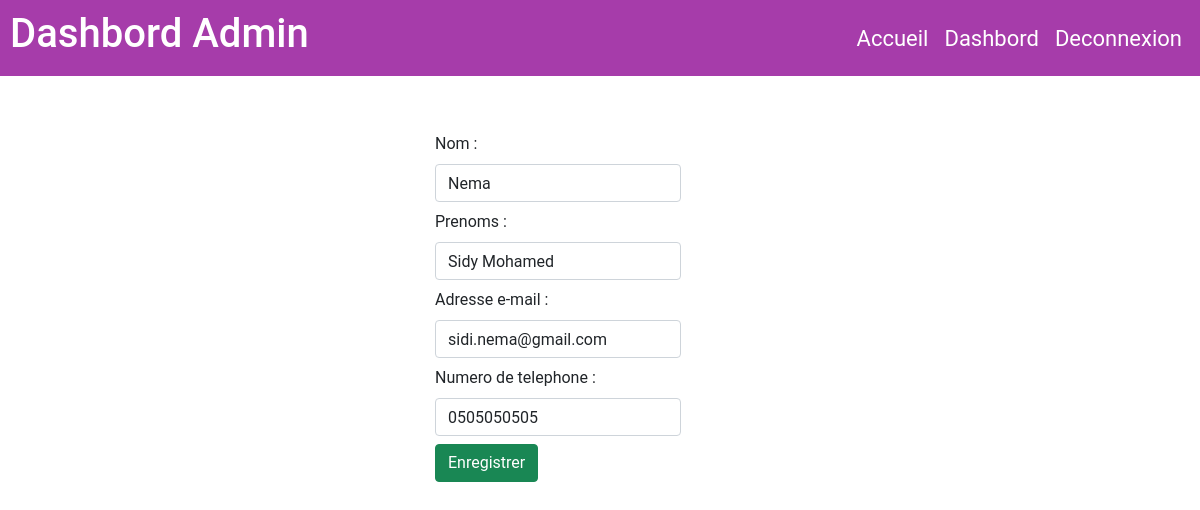
The page /updateStudent.php?id=4 on the database its author committed.
### tables this page shows
CREATE TABLE `apprenant` (
  `id_apprenant` int(11) NOT NULL,
  `nom_apprenant` varchar(250) DEFAULT NULL,
  `prenom_apprenant` varchar(250) DEFAULT NULL,
  `email_apprenant` varchar(250) DEFAULT NULL,
  `pass_apprenant` varchar(250) DEFAULT NULL,
  `contact_apprenant` varchar(250) DEFAULT NULL
);

### updateStudent.php (the view, shortened to what this page needs)
<?php
require_once('model/database.php');
    if (!empty($_GET['id'])) {
        $id = htmlspecialchars($_GET['id']);
    }
    $valeur_actuelle = $bdd->prepare('SELECT * FROM apprenant WHERE id_apprenant=?');
    $valeur_actuelle->execute(array($id));
    $info_app = $valeur_actuelle->fetch();
?>
<!DOCTYPE html>
<html lang="en">
<head>
    <link rel="stylesheet" href="./Assets/Css/myStyle.css">
     <link rel="stylesheet" href="./Assets/bootstrap/bootstrap.css">
    <link rel="stylesheet" href="./Assets/bootstrap/bootstrap-grid.css">
    <link rel="stylesheet" href="./Assets/bootstrap/bootstrap-reboot.min.css">
    <link href="https://cdn.jsdelivr.net/npm/bootstrap@5.1.2/dist/css/bootstrap.min.css" rel="stylesheet"
>
</head>
<body>
<?php include('views/header.php') ?>
    <div class="container row">
        <div class="col-sm-">
            <div class="disp-flex mt-5 flex-column align-items-center">
            <form action="" method="POST">
                <div class="m-2 form-group">
                    <label for="nom">Nom :</label>
                    <input type="text" name="nom" id="nom" class="form-control" value="<?php echo $info_app['nom_apprenant']?>">
                </div>
                <div class="m-2 form-group">
                    <label for="prenom">Prenoms :</label>
                    <input type="text" name="prenoms" id="prenom" class="form-control" value="<?php echo $info_app['prenom_apprenant']?>">
                </div>
                <div class="m-2 form-group">
                    <label for="mail">Adresse e-mail :</label>
                    <input type="email" name="email" id="mail" class="form-control" value="<?php echo $info_app['email_apprenant']?>">
                </div>
                <div class="m-2 form-group">
                    <label for="tel">Numero de telephone :</label>
                    <input type="tel" name="contact" id="tel" class="form-control" value="<?php echo $info_app['contact_apprenant']?>">
                </div>
                <div class="m-2 form-group">
                    <input type="submit" name="update" value="Enregistrer" class="btn btn-success">
                </div>
            </form>
            </div>
        </div>
    </div>
</body>
</html>

### assets/style/myStyle.css (style rules this page uses)
* { margin: 0px; padding: 0; font-family: 'Roboto', sans-serif; text-decoration: none; }
body { background-color: #ffffff; }
.disp-flex { display: flex; }
.align-items-center { align-items: center; }

### rows shown on the page
apprenant: nom "Nema", prenoms "Sidy Mohamed", email "sidi.nema@gmail.com", contact "0505050505"
